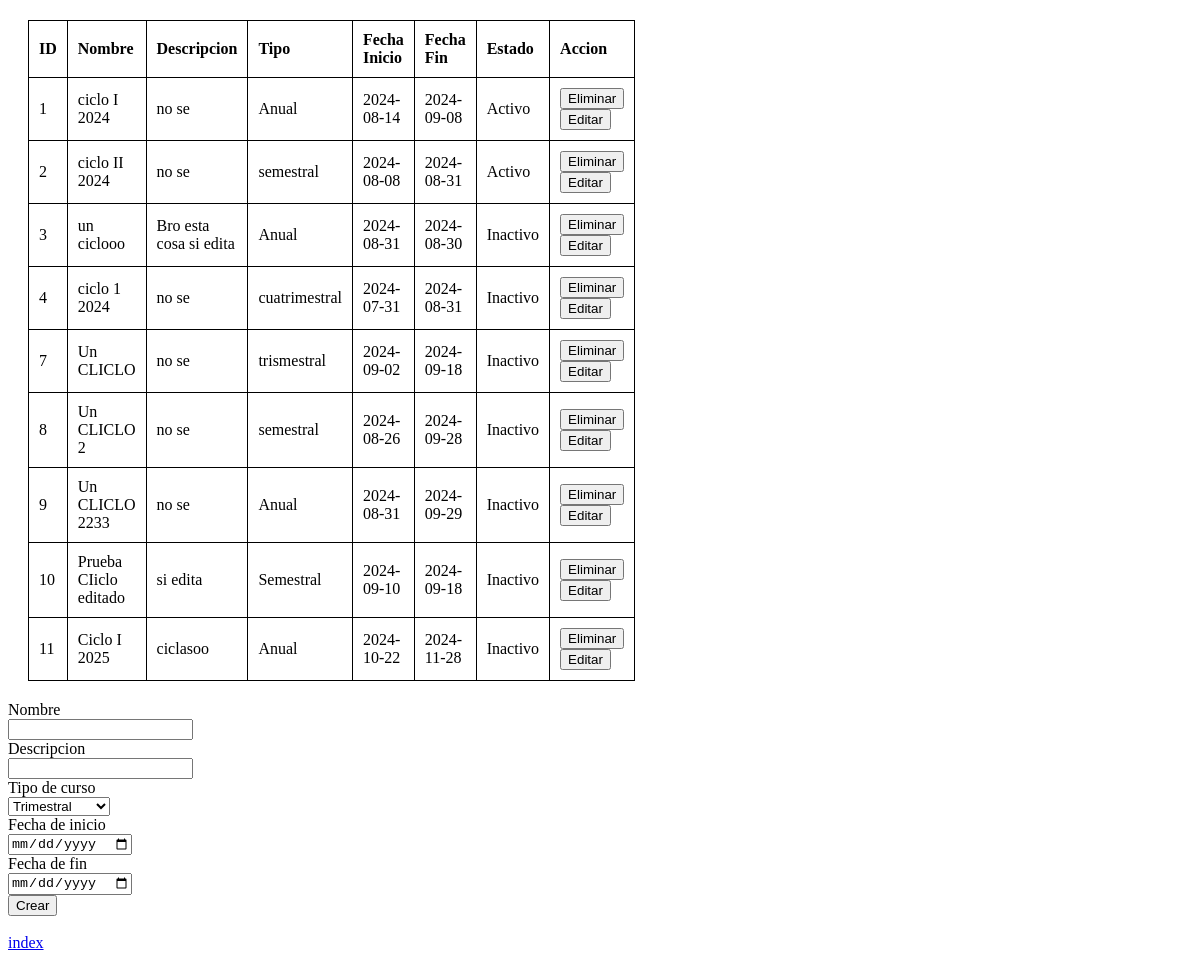
The app's page /view/cicloView.php?error=error with its own data.
### tables this page shows
CREATE TABLE `tbciclo` (
  `tbcicloid` int(11) NOT NULL,
  `tbciclonombre` varchar(100) NOT NULL,
  `tbciclodescripcion` varchar(100) NOT NULL,
  `tbciclotipo` varchar(100) NOT NULL,
  `tbcicloinicio` date NOT NULL,
  `tbciclofin` date NOT NULL,
  `tbcicloactivo` tinyint(1) NOT NULL
);

### data/data.php (called while the page is built, shortened)
<?php
class Data
{
    public $server = "172.28.160.86";
    public $user = "root";
    public $password = "";
    public $db = "bdescuelamusica";
    public function __construct()
    {
        $this->conn = new mysqli($this->server, $this->user, $this->password, $this->db);
    }
}
?>

### business/cicloBusiness.php (called while the page is built, shortened)
<?php
include '../data/dataCiclo.php';
class cicloBusiness
{
    private $dataCiclo;
    public function __construct()
    {
        $this->dataCiclo = new dataCiclo();
    }
    public function getCiclos()
    {
        return $this->dataCiclo->getCiclos();
    }
}
?>

### data/dataCiclo.php (called while the page is built, shortened)
<?php
include_once 'data.php';
include_once '../domain/ciclo.php';
class dataCiclo extends Data{
    public function getCiclos(){
        $sql = "SELECT * FROM tbciclo";
        $result = $this->conn->query($sql);
        $ciclos = [];
        while ($row = $result->fetch_assoc()) {
            $ciclo = new Ciclo($row['tbcicloid'], $row['tbciclonombre'], $row['tbciclodescripcion'], $row['tbciclotipo'], $row['tbcicloinicio'], $row['tbciclofin'], $row['tbcicloactivo']);
            array_push($ciclos, $ciclo);
        }
        return $ciclos;
    }
}
?>

### domain/ciclo.php (called while the page is built, shortened)
<?php
class ciclo{
    private $idCiclo;
    private $nombreCiclo;
    private $descripcionCiclo;
    private $tipoCiclo;
    private $fechaInicioCiclo;
    private $fechaFinCiclo;
    private $estadoCiclo;
    public function __construct($idCiclo=null, $nombreCiclo="", $descripcionCiclo="", $tipoCiclo="", $fechaInicioCiclo="", $fechaFinCiclo="", $estadoCiclo="") {
        $this->idCiclo = $idCiclo;
        $this->nombreCiclo = $nombreCiclo;
        $this->descripcionCiclo = $descripcionCiclo;
        $this->tipoCiclo = $tipoCiclo;
        $this->fechaInicioCiclo = $fechaInicioCiclo;
        $this->fechaFinCiclo = $fechaFinCiclo;
        $this->estadoCiclo = $estadoCiclo;
    }
    public function getIdCiclo() {
        return $this->idCiclo;
    }
    public function getNombreCiclo() {
        return $this->nombreCiclo;
    }
    public function getDescripcionCiclo() {
        return $this->descripcionCiclo;
    }
    public function getTipoCiclo() {
        return $this->tipoCiclo;
    }
    public function getFechaInicioCiclo() {
        return $this->fechaInicioCiclo;
    }
    public function getFechaFinCiclo() {
        return $this->fechaFinCiclo;
    }
    public function getEstadoCiclo() {
        return $this->estadoCiclo;
    }
}
?>

### view/cicloView.php (the view, shortened to what this page needs)
<!DOCTYPE html>
<html lang="en">
<head>
    <link rel="stylesheet" href="/view/css/table.css">
</head>
<body>
<div>
    <table>
        <thead>
            <tr>
                <th>ID</th>
                <th>Nombre</th>
                <th>Descripcion</th>
                <th>Tipo</th>
                <th>Fecha Inicio</th>
                <th>Fecha Fin</th>
                <th>Estado</th>
                <th>Accion</th>
            </tr>
        </thead>
        <tbody>
            <?php
            include '../business/cicloBusiness.php';
            $cicloBusiness = new CicloBusiness();
            $ciclos = $cicloBusiness->getCiclos();
            foreach ($ciclos as $ciclo) {
                echo "<tr>";
                echo "<td>" . $ciclo->getIdCiclo() . "</td>";
                echo "<td>" . $ciclo->getNombreCiclo() . "</td>";
                echo "<td>" . $ciclo->getDescripcionCiclo() . "</td>";
                echo "<td>" . $ciclo->getTipoCiclo() . "</td>";
                echo "<td>" . $ciclo->getFechaInicioCiclo() . "</td>";
                echo "<td>" . $ciclo->getFechaFinCiclo() . "</td>";
                echo "<td>";
                if ($ciclo->getEstadoCiclo() == 1) {
                    echo "Activo";
                } else {
                    echo "Inactivo";
                }
                echo "</td>";
                echo "<td>";
                echo "<form method='post' action='../business/cicloActions.php' style='display:inline;'>";
                echo "<input type='submit' value='Eliminar' name='delete'>";
                echo "</form>";
                echo "<form method='get' action='cicloEdit.php' style='display:inline;'>";
                echo "<input type='submit' value='Editar' name='update'>";
                echo "</form>";
                echo "</td>";
                echo "</tr>";
            }
            ?>
        </tbody>
    </table>
</div>
    <div>
        <form id="createForm" method="post" enctype="multipart/form-data" action="../business/cicloActions.php">
            <label for="nombre">Nombre</label><br>
            <input type="text" name="nombre" required><br>
            <label for="descripcion">Descripcion</label><br>
            <input type="text" name="descripcion" required><br>
            <label for="Tipo">Tipo de curso</label><br>
            <select name="tipo" id="tipo" required>
                <option value="trismestral">Trimestral</option>
            </select><br>
            <label for="fechaInicio">Fecha de inicio</label><br>
            <input type="date" name="fechaInicio" id="fechaInicio" required><br>
            <label for="fechaFin">Fecha de fin</label><br>
            <input type="date" name="fechaFin" id="fechaFin" required><br>
            <input type="submit" value="Crear" name="create">
        </form>
    </div>
</body>
<br><a href="../index.php">index</a>
</html>

### view/css/table.css (style rules this page uses)
table { border-collapse: collapse; width: 50%; margin: 20px; }
table, th, td { border: 1px solid black; }
th, td { padding: 10px; text-align: left; }

### records on screen
tbciclo: tbcicloid "1", tbciclonombre "ciclo I 2024", tbciclodescripcion "no se", tbciclotipo "Anual", tbcicloinicio "2024-08-14", tbciclofin "2024-09-08", tbcicloactivo "Activo"
tbciclo: tbcicloid "2", tbciclonombre "ciclo II 2024", tbciclodescripcion "no se", tbciclotipo "semestral", tbcicloinicio "2024-08-08", tbciclofin "2024-08-31", tbcicloactivo "Activo"
tbciclo: tbcicloid "3", tbciclonombre "un ciclooo", tbciclodescripcion "Bro esta cosa si edita", tbciclotipo "Anual", tbcicloinicio "2024-08-31", tbciclofin "2024-08-30", tbcicloactivo "Inactivo"
tbciclo: tbcicloid "4", tbciclonombre "ciclo 1 2024", tbciclodescripcion "no se", tbciclotipo "cuatrimestral", tbcicloinicio "2024-07-31", tbciclofin "2024-08-31", tbcicloactivo "Inactivo"
tbciclo: tbcicloid "7", tbciclonombre "Un CLICLO", tbciclodescripcion "no se", tbciclotipo "trismestral", tbcicloinicio "2024-09-02", tbciclofin "2024-09-18", tbcicloactivo "Inactivo"
tbciclo: tbcicloid "8", tbciclonombre "Un CLICLO 2", tbciclodescripcion "no se", tbciclotipo "semestral", tbcicloinicio "2024-08-26", tbciclofin "2024-09-28", tbcicloactivo "Inactivo"
tbciclo: tbcicloid "9", tbciclonombre "Un CLICLO 2233", tbciclodescripcion "no se", tbciclotipo "Anual", tbcicloinicio "2024-08-31", tbciclofin "2024-09-29", tbcicloactivo "Inactivo"
tbciclo: tbcicloid "10", tbciclonombre "Prueba CIiclo editado", tbciclodescripcion "si edita", tbciclotipo "Semestral", tbcicloinicio "2024-09-10", tbciclofin "2024-09-18", tbcicloactivo "Inactivo"
tbciclo: tbcicloid "11", tbciclonombre "Ciclo I 2025", tbciclodescripcion "ciclasoo", tbciclotipo "Anual", tbcicloinicio "2024-10-22", tbciclofin "2024-11-28", tbcicloactivo "Inactivo"
